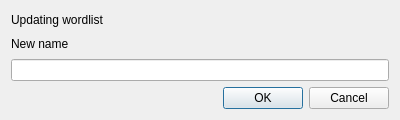
<?xml version="1.0" encoding="UTF-8"?>
<ui version="4.0">
 <class>update_wordlist_dialog</class>
 <widget class="QDialog" name="update_wordlist_dialog">
  <property name="geometry">
   <rect>
    <x>0</x>
    <y>0</y>
    <width>400</width>
    <height>120</height>
   </rect>
  </property>
  <property name="minimumSize">
   <size>
    <width>400</width>
    <height>120</height>
   </size>
  </property>
  <property name="maximumSize">
   <size>
    <width>400</width>
    <height>120</height>
   </size>
  </property>
  <property name="baseSize">
   <size>
    <width>400</width>
    <height>120</height>
   </size>
  </property>
  <property name="windowTitle">
   <string>Update wordlist</string>
  </property>
  <layout class="QVBoxLayout" name="verticalLayout">
   <item>
    <widget class="QLabel" name="old_name">
     <property name="text">
      <string>Updating wordlist &lt;name&gt;</string>
     </property>
    </widget>
   </item>
   <item>
    <widget class="QLabel" name="label">
     <property name="text">
      <string>New name</string>
     </property>
    </widget>
   </item>
   <item>
    <widget class="QLineEdit" name="new_name"/>
   </item>
   <item>
    <widget class="QDialogButtonBox" name="buttonBox">
     <property name="orientation">
      <enum>Qt::Horizontal</enum>
     </property>
     <property name="standardButtons">
      <set>QDialogButtonBox::Cancel|QDialogButtonBox::Ok</set>
     </property>
    </widget>
   </item>
  </layout>
 </widget>
 <resources/>
 <connections>
  <connection>
   <sender>buttonBox</sender>
   <signal>accepted()</signal>
   <receiver>update_wordlist_dialog</receiver>
   <slot>accept()</slot>
   <hints>
    <hint type="sourcelabel">
     <x>248</x>
     <y>254</y>
    </hint>
    <hint type="destinationlabel">
     <x>157</x>
     <y>274</y>
    </hint>
   </hints>
  </connection>
  <connection>
   <sender>buttonBox</sender>
   <signal>rejected()</signal>
   <receiver>update_wordlist_dialog</receiver>
   <slot>reject()</slot>
   <hints>
    <hint type="sourcelabel">
     <x>316</x>
     <y>260</y>
    </hint>
    <hint type="destinationlabel">
     <x>286</x>
     <y>274</y>
    </hint>
   </hints>
  </connection>
 </connections>
</ui>
